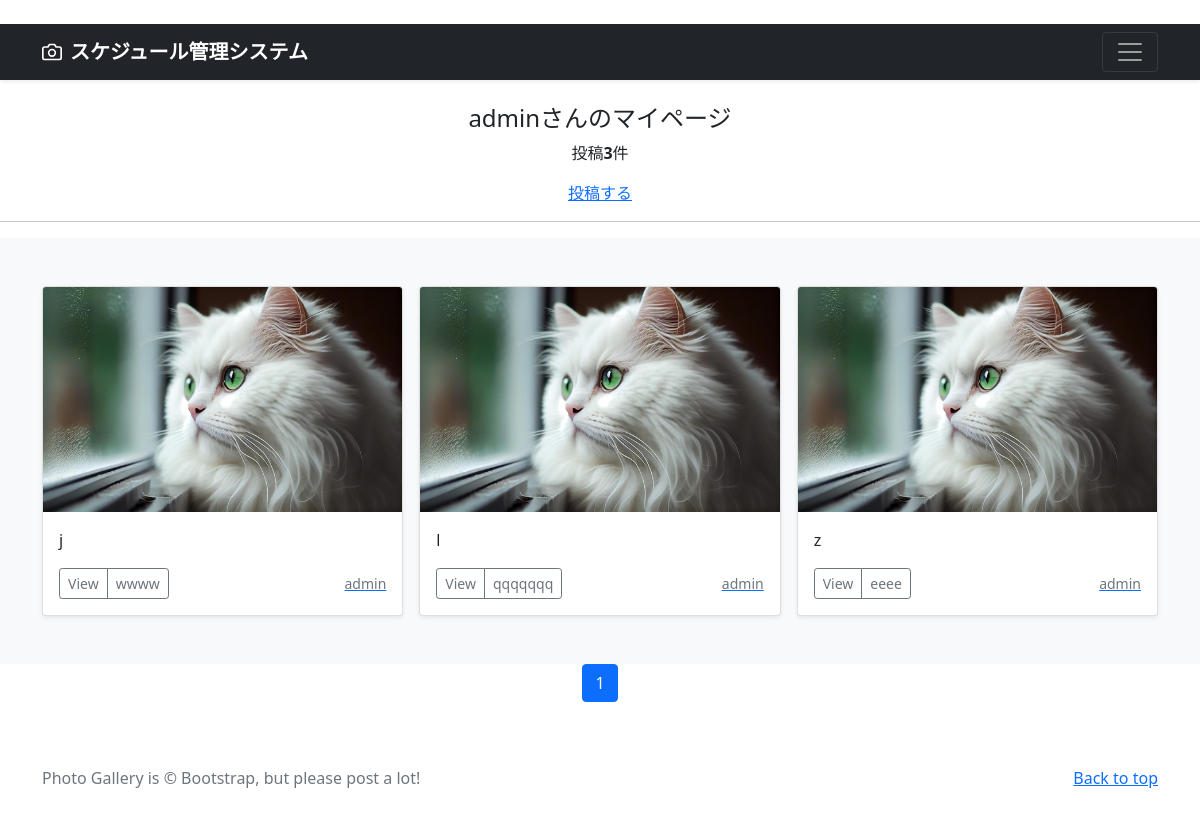
Page /mypage/ (signed in) on the earlier database version.
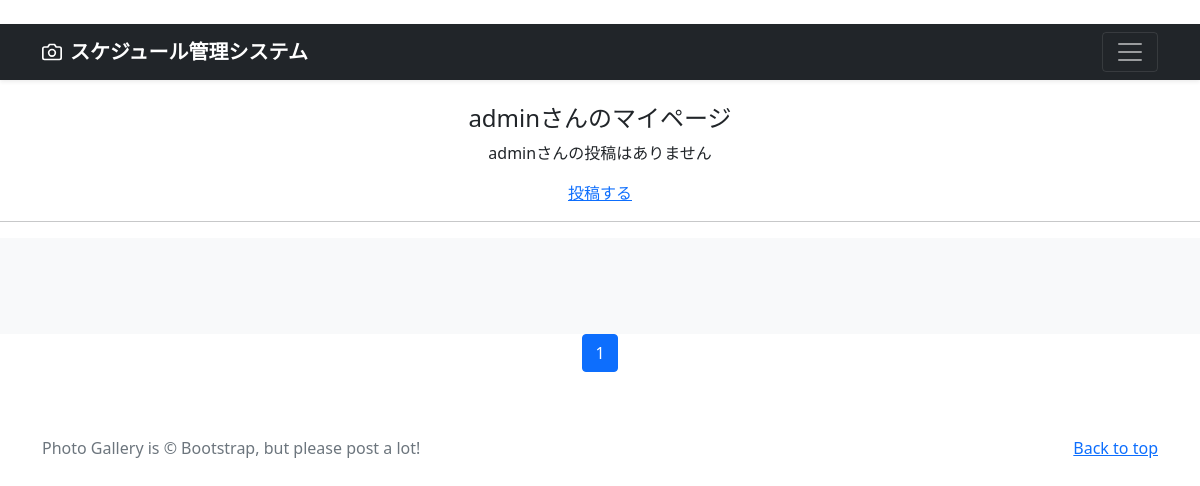
Same page on the later database version.
### accounts/models.py (models this page shows)
class CustomUser(AbstractUser):
    pass

### photo/models.py (models this page shows, shortened)
class PhotoPost(models.Model):
    user = models.ForeignKey(CustomUser,verbose_name='ユーザー',
                             on_delete=models.CASCADE)
    category = models.ForeignKey(Category,verbose_name='カテゴリ',
                                 on_delete=models.PROTECT)
    title = models.CharField(verbose_name='タイトル',
                             max_length=200)
    comment = models.TextField(verbose_name='コメント',)
    image1 = models.ImageField(verbose_name='イメージ1',
                               upload_to='photos')
    image2 = models.ImageField(verbose_name='イメージ2',
                               upload_to='photos',
                               blank=True,
                               null=True)
    posted_at = models.DateTimeField(verbose_name='投稿日時',
                               auto_now_add=True)

class Category(models.Model):
    title = models.CharField(verbose_name='カテゴリ',max_length=20)

### photo/views.py (the view)
# urls.py: path('mypage/', views.MypageView.as_view(), name = 'mypage'),
class MypageView(ListView):
    template_name ='mypage.html'
    paginate_by = 9
    def get_queryset(self):
      queryset = PhotoPost.objects.filter(
        user=self.request.user).order_by('-posted_at')
      return queryset

### photo/templates/mypage.html (shortened to what this page needs)
{% extends 'base.html' %}
      {% block contents %}
      {% if user.is_authenticated %}
        <br>
        <div style="text-align:center">
          <h4>{{user.username}}さんのマイページ</h4>
          {% if object_list.count == 0 %}
            <p>{{user.username}}さんの投稿はありません</p>
          {% else %}
            <p>投稿<strong>{{object_list.count}}</strong>件</p>
          {% endif %}
          <a href="{% url 'photo:post' %}">投稿する</a>
        </div>
        <hr>
      {% endif %}
      {% include "photos_list.html" %}
      {% include "pagination.html" %}
      {% endblock %}

### photo/templates/base.html (shortened to what this page needs)
{% load static %}
<!doctype html>
<html lang="en">
  <head>
    <link href="https://cdn.jsdelivr.net/npm/bootstrap@5.0.2/dist/css/bootstrap.min.css"
          rel="stylesheet"
>
  </head>
  <body>
    <header>
      <div class="navbar navbar-dark bg-dark shadow-sm">
        <div class="container">
          <a href="{% url 'photo:index' %}"
             class="navbar-brand d-flex align-items-center">
            <strong>スケジュール管理システム</strong>
          </a>
          <button class="navbar-toggler"
                  type="button"
                  data-bs-toggle="collapse"
                  data-bs-target="#navbarHeader"
                  aria-controls="navbarHeader"
                  aria-expanded="false"
                  aria-label="Toggle navigation">
            <span class="navbar-toggler-icon"></span>
          </button>
        </div>
      </div>
    </header>
    <main>
      {% block contents %}{% endblock %}
    </main>
    <footer class="text-muted py-5">
      <div class="container">
        <p class="float-end mb-1">
          <a href="{% url 'photo:index' %}">Back to top</a>
        </p>
        <p class="mb-1">
          Photo Gallery is &copy; Bootstrap, but please post a lot!</p>
      </div>
    </footer>
  </body>
</html>

### photo/templates/photos_list.html (shortened to what this page needs)
  <div class="album py-5 bg-light">
    <div class="container">
      <div class="row row-cols-1 row-cols-sm-2 row-cols-md-3 g-3">
        {% for record in object_list %}
        <div class="col">
          <div class="card shadow-sm">
            <img src="{{ record.image1.url }}"
                 class="bd-placeholder-img card-img-top"
                 width="100%" height="225"
                 xmlns="http://www.w3.org/2000/svg"
                 role="img" aria-label="Placeholder: Thumbnail"
                 preserveAspectRatio="xMidYMid slice"
                 focusable="false">
                 <rect width="100%" height="100%" fill="#55595c"/>
            <div class="card-body">
              <p class="card-text">
                {{record.title}}
              </p>
              <div class="d-flex justify-content-between align-items-center">
                <div class="btn-group">
                  <button type="button"
                          class="btn btn-sm btn-outline-secondary"
onclick="location.href='{% url 'photo:photo_detail' record.pk %}'">
                          View</button>
                  <button type="button"
                          class="btn btn-sm btn-outline-secondary"
onclick="location.href='{% url 'photo:photos_cat' category=record.category.id %}'">
                          {{record.category.title}}</button>
                </div>
                <a href="{% url 'photo:user_list' user=record.user.id %}">
                  <small class="text-muted">
                    {{record.user.username}}</small>
                </a>
              </div>
            </div>
          </div>
        </div>
        {% endfor %}
      </div>
    </div>
  </div>

### photo/templates/pagination.html (shortened to what this page needs)
<ul class="pagination"
    style="justify-content:center">
    {% for num in page_obj.paginator.page_range %}
        {% if page_obj.number == num %}
        <li class="page-item active">
            <span class="page-link">{{ num }}</span>
        </li>
        {% endif %}
    {% endfor %}
</ul>

Differences in the rows shown:
removed PhotoPost: image1 (picture), title "j", category "wwww", user.username "admin"
removed PhotoPost: image1 (picture), title "l", category "qqqqqqq", user.username "admin"
removed PhotoPost: image1 (picture), title "z", category "eeee", user.username "admin"
changed CustomUser "admin": username (not shown) → "admin"
Other differences:
{{ object_list.count }}: "3" → (not shown)
text no longer shown: "投稿 件"
text now shown: "さんの投稿はありません"
